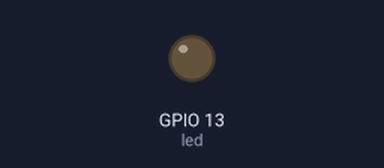
The program below on a simulated ESP32 board running MicroPython. Shown: output pins drawn as LEDs (lit = HIGH).

Above: at 0.15 s.
Timing chart, 0 to 40.0 s (numbered marks = the images above):
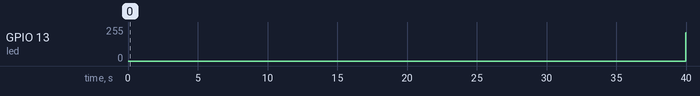

The program:

main.py
```python
from machine import Pin, PWM
import time

LED_PIN = 13
PWM_FREQ = 1000
STEP_DELAY = 0.005

def main():
    led = PWM(Pin(LED_PIN))
    led.freq(PWM_FREQ)

    try:
        while True:
            for duty in range(0, 1024, 5):
                led.duty(duty)
                time.sleep(STEP_DELAY)

            for duty in range(1023, -1, -5):
                led.duty(duty)
                time.sleep(STEP_DELAY)

    except KeyboardInterrupt:
        led.duty(0)
        led.deinit()
        print("Program stopped by user")

if __name__ == "__main__":
    main()
```

Measured:
- by itself, GPIO 13 (led): 0/255 → 213/255 at 40.0 s
